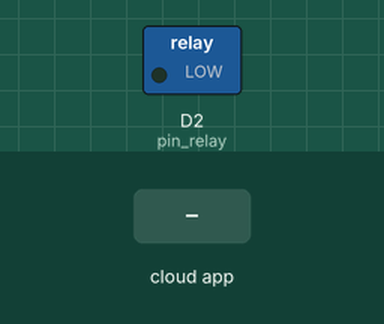
A sketch run on a simulated ESP8266 (NodeMCU). Shown: switched loads named in the sketch (green lamp = pin HIGH). Inputs (shaded band) come from the test bench. WiFi joins after 1.5 s; servers stay silent unless stated; no MQTT or app messages arrive unless stated; what the sketch prints to the serial monitor is not drawn.

Above: at 2.7 s.
2.8 s: the phone or cloud app sets relay to ON
At 3.5 s:
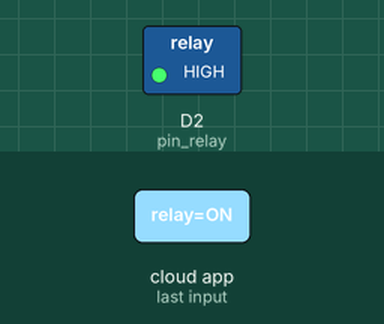
4.3 s: the phone or cloud app sets relay to OFF
At 4.9 s:
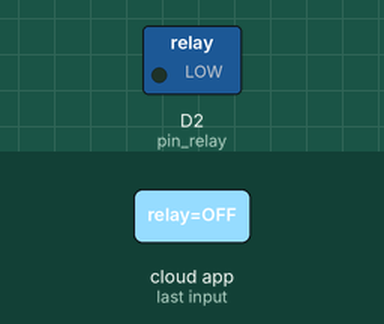
Timing chart, 0 to 7.3 s (numbered marks = the images above; inputs shaded):
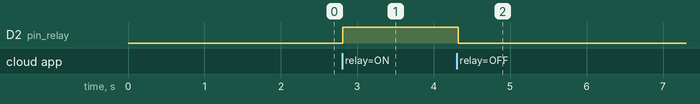

The sketch:

iftt.ino
```cpp
#include <ESP8266WiFi.h>
#include "Adafruit_MQTT.h"
#include "Adafruit_MQTT_Client.h"
#define WLAN_SSID "Infinix NOTE 7" // Isi dengan SSID WiFi Anda
#define WLAN_PASS "PASSWORD" // Isi dengan Password WiFi Anda
#define AIO_SERVER "io.adafruit.com" // Isi dengan server Adafruit IO
#define AIO_SERVERPORT 1883
#define IO_USERNAME "USERNAME" // Isi dengan username Adafruit IO
#define IO_KEY "KEY" // Isi dengan key Adafruit IO

WiFiClient client;
Adafruit_MQTT_Client mqtt(&client, AIO_SERVER, AIO_SERVERPORT, IO_USERNAME, IO_KEY);
Adafruit_MQTT_Publish relaytelegram = Adafruit_MQTT_Publish(&mqtt, IO_USERNAME "/feeds/relay");
Adafruit_MQTT_Subscribe Kontroll_Relay = Adafruit_MQTT_Subscribe(&mqtt, IO_USERNAME "/feeds/relay");

void MQTT_connect();

int pin_relay = D2;
String Data;

void setup() {
  Serial.begin(115200);
  delay(10);
  Serial.println(F("Kontrol Relay"));
  Serial.println();
  Serial.print("Connecting to ");
  Serial.println(WLAN_SSID);

  // Connect to WiFi
  WiFi.begin(WLAN_SSID, WLAN_PASS);
  while (WiFi.status() != WL_CONNECTED) {
  delay(500);
  Serial.print(".");
  }

  Serial.println();
  Serial.println("WiFi connected");
  Serial.print("IP address: ");
  Serial.println(WiFi.localIP());

  // Setup MQTT subscription
  mqtt.subscribe(&Kontroll_Relay);
  pinMode(pin_relay, OUTPUT);
  digitalWrite(pin_relay, 0);
}

uint32_t x = 0;

void loop() {
  MQTT_connect();

  // String message = bot.getNextMessage();
  // if (!message.isEmpty()) {
  //   Serial.print("Received message: ");
  //   Serial.println(message);

  //   // Contoh perintah:
  //   if (message.equalsIgnoreCase("")) {
  //     digitalWrite(relayPin, HIGH); // Nyalakan relay
  //     bot.sendMessage(chatID, "Relay dinyalakan");
  //   } else if (message.equalsIgnoreCase("mati")) {
  //     digitalWrite(relayPin, LOW); // Matikan relay
  //     bot.sendMessage(chatID, "Relay dimatikan");
  //   }
  // }

  Adafruit_MQTT_Subscribe *subscription;
  while ((subscription = mqtt.readSubscription(5000))) {
    if (subscription == &Kontroll_Relay) {
      Data = (char *)Kontroll_Relay.lastread;

      if (Data == "OFF") {
        digitalWrite(pin_relay, 0);
        Serial.println(Data);
      } else if (Data == "ON") {
        digitalWrite(pin_relay, 1);
        Serial.println(Data);
      }
    }
  }
}

void MQTT_connect() {
  int8_t ret;
  if (mqtt.connected()) {
  return;
  }

  Serial.println("Connecting to MQTT...");
  uint8_t retries = 3;
  while ((ret = mqtt.connect()) != 0) {
    Serial.println(mqtt.connectErrorString(ret));
    Serial.println("Retrying MQTT connection in 5 seconds...");
    mqtt.disconnect();
    delay(5000);
    retries--;
    if (retries == 0) {
      while (1);
    }
  }
  Serial.println("MQTT Connected");
}
```

Measured:
- after the input at 2.8 s, D2 (pin_relay): LOW → HIGH at once
- after the input at 4.3 s, D2 (pin_relay): HIGH → LOW at once
